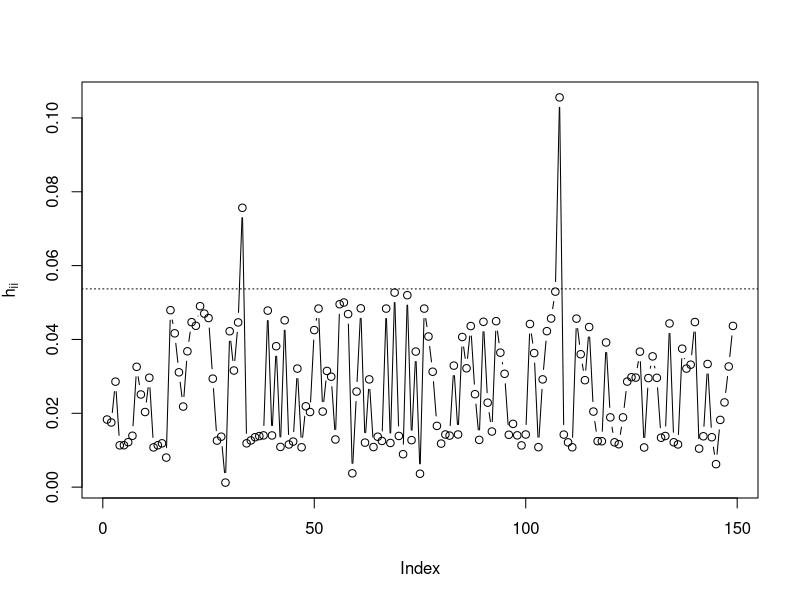

Recreate this plot in R.
### Übung 6


# Laden von benötigten Paketen:
library(tidyverse)


# Laden des Datensatzes (siehe vorheriges Blatt)
foodstamp <- read.table("foodstamp.dat", header = FALSE)
colnames(foodstamp) <- c("y", "TEN", "SUP", "INC")
head(foodstamp)
summary(foodstamp)
  
# Entfernen der Beobachtungen mit einem Einkommen von 0:
foodstamp <- foodstamp %>% filter(INC > 0)

# Schätzung eines GLMs mit Logit-Link (Logit-Modell):
model_logit <- glm(formula = y ~ TEN + SUP + INC,
                    family = binomial(link = "logit"), data = foodstamp)
summary(model_logit)

# Funktion, die die Diagonalelemente der generalisierten Hat-Matrix ausgibt
hatglm <- function(glmobject){
  # Gewichte aus dem terminalen IWLS-Schritt
  w <- glmobject$weights
  # Extrahieren der Design-Matrix X
  X <- model.matrix(glmobject)
  # Berechnen von sqrt(W^(t))*X
  wsqrtX <- sqrt(w)*X
  # Inverse Fisher-Matrix: hier gleich der skalierten Kovarianzmatrix von \beta
  Finv <- summary(glmobject)$cov.scaled
  hii <- diag(wsqrtX%*%Finv%*%t(wsqrtX))
  return(hii)
}
hii <- hatglm(model_logit)
  
# Anzahl Beobachtungen im Datensatz
n <- length(foodstamp$y)
# Plotten der Leverages (Diagonalelemente) gegen die Indizes
par(mfrow=c(1,1))
plot(1:n, hii, type="b", xlab="Index", ylab=expression(h[ii]))
p <- length(model_logit$coef)
# H >= 2*p/n sind sogenannte high-leverage Punkte
abline(h = 2*p/n, lty=3)
      
# Identifikation der high-leverage Punkte d.h. wenn man die Daten dieser
# Indizes herausnimmt kann man erwarten, dass sich die Schätzer stärker ändert,
# als wenn andere Datenpunkte herausgelassen werden (Fausregel: h_ii > 2*p'/n):
candHL <- which(hii > 2*p/n)
candHL
# Beobachtungen 33 und 108
      
# Vergleich mit in R implementierter Funktion "hatvalues"
hii_R <- hatvalues(model_logit)
sum((hii - hii_R)^2)
all.equal(hii, hii_R)
# gleiches Ergebnis wie bei der in R implementierten Funktion
      
